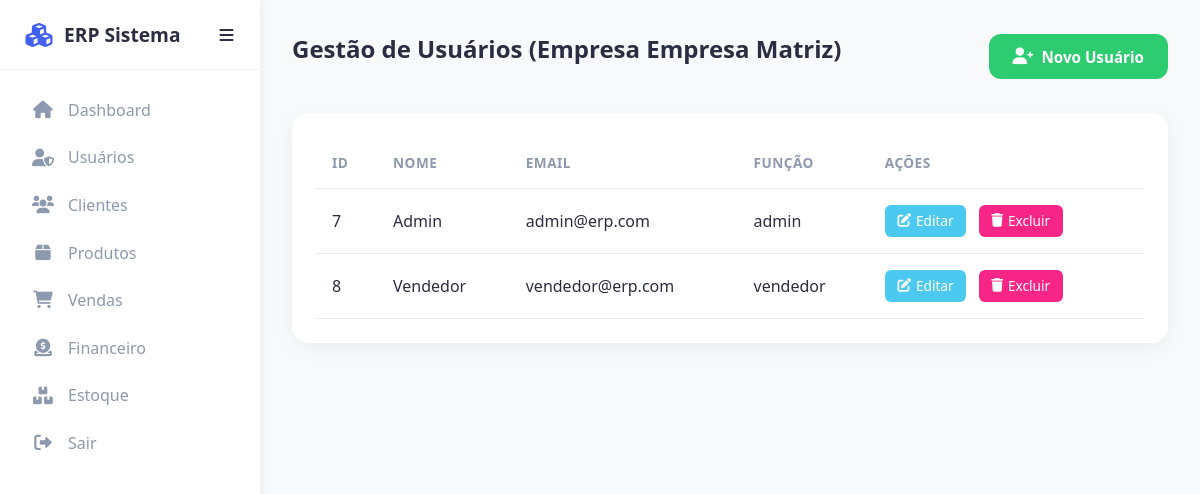
The app's page /modules/users/users.php (signed in) with its own data.
### tables this page shows
CREATE TABLE `companies` (
  `id` int(11) NOT NULL,
  `address_id` int(11) DEFAULT NULL,
  `name` varchar(255) DEFAULT NULL,
  `cnpj` varchar(20) DEFAULT NULL,
  `created_at` timestamp NOT NULL DEFAULT current_timestamp(),
  `updated_at` timestamp NOT NULL DEFAULT current_timestamp() ON UPDATE current_timestamp()
);

CREATE TABLE `users` (
  `id` int(11) NOT NULL,
  `company_id` int(11) DEFAULT NULL,
  `address_id` int(11) DEFAULT NULL,
  `name` varchar(255) DEFAULT NULL,
  `email` varchar(255) DEFAULT NULL,
  `password` varchar(255) DEFAULT NULL,
  `role` varchar(50) DEFAULT NULL,
  `document` varchar(50) DEFAULT NULL,
  `phone` varchar(20) DEFAULT NULL,
  `created_at` timestamp NOT NULL DEFAULT current_timestamp(),
  `updated_at` timestamp NOT NULL DEFAULT current_timestamp() ON UPDATE current_timestamp()
);

### includes/auth.php (called while the page is built, shortened)
<?php
function hasRole($role)
{
    return isset($_SESSION['role']) && $_SESSION['role'] === $role;
}
function getCompanyId()
{
    return $_SESSION['company_id'] ?? null;
}
function getCompanyName()
{
    global $pdo;
    $stmt = $pdo->prepare("SELECT name FROM companies WHERE id = ?");
    $stmt->execute([getCompanyId()]);
    return $stmt->fetchColumn() ?: "Empresa Desconhecida";
}
?>

### modules/users/users.php (the view, shortened to what this page needs)
<?php
require "../../config/database.php";
require '../../includes/auth.php';
?>
<!DOCTYPE html>
<html lang="pt-BR">
<head>
  <link rel="stylesheet" href="../../css/style.css">
  <link rel="stylesheet" href="https://cdnjs.cloudflare.com/ajax/libs/font-awesome/6.0.0/css/all.min.css">
</head>
<body>
  <?php $basePath = '../../';
  include '../../includes/header.php'; ?>
  <main>
    <div style="display: flex; justify-content: space-between; align-items: center; margin-bottom: 2rem;">
      <h2>Gestão de Usuários (Empresa <?= getCompanyName() ?>)</h2>
      <?php if (hasRole('admin')): ?>
        <a href="add_user.php" class="btn btn-success"><i class="fas fa-user-plus"></i> Novo Usuário</a>
      <?php endif; ?>
    </div>
    <div class="table-container">
      <table id="tableModule">
        <thead>
          <tr>
            <th>ID</th>
            <th>Nome</th>
            <th>Email</th>
            <th>Função</th>
            <th>Ações</th>
          </tr>
        </thead>
        <tbody>
          <?php
          $stmt = $pdo->prepare("SELECT id, name, email, role FROM users WHERE company_id = ?");
          $stmt->execute([getCompanyId()]);
          while ($user = $stmt->fetch(PDO::FETCH_ASSOC)) {
            echo "<tr>";
            echo "<td>{$user['id']}</td>";
            echo "<td>" . htmlspecialchars($user['name']) . "</td>";
            echo "<td>" . htmlspecialchars($user['email']) . "</td>";
            echo "<td>" . htmlspecialchars($user['role']) . "</td>";
            echo "<td>
                        <a href='edit_user.php?id={$user['id']}' class='action-btn btn-edit'><i class='fas fa-edit'></i> Editar</a>
                        <a href='delete_user.php?id={$user['id']}' class='action-btn btn-delete' onclick='return confirm(\"Tem certeza?\")'><i class='fas fa-trash'></i> Excluir</a>
                      </td>";
            echo "</tr>";
          }
          ?>
        </tbody>
      </table>
    </div>
  </main>
</body>

### css/style.css (style rules this page uses)
:root { --primary-color: #4361ee; --secondary-color: #3f37c9; --success-color: #4cc9f0; --danger-color: #f72585; --text-color: #2b2d42; --text-muted: #8d99ae; --bg-light: #f8f9fa; --card-bg: #ffffff; --border-radius: 12px; --transition: all 0.3s ease; }
* { margin: 0; padding: 0; box-sizing: border-box; font-family: 'Segoe UI', Tahoma, Geneva, Verdana, sans-serif; }
body { background-color: var(--bg-light); color: var(--text-color); min-height: 100vh; display: flex; overflow-x: hidden; }
h1, h2, h3, h4, h5, h6 { color: var(--text-color); margin-bottom: 1rem; }
.btn { display: inline-flex; align-items: center; justify-content: center; padding: 0.8rem 1.5rem; border-radius: var(--border-radius); border: none; cursor: pointer; font-weight: 600; transition: var(--transition); text-decoration: none; font-size: 0.95rem; gap: 0.5rem; }
.btn i { font-size: 1.1em; }
.btn-success { background-color: #2ecc71; color: white; }
main { padding: 2rem; flex: 1; max-width: 260px; max-width: none; }
main { margin-left: 260px; width: calc(100% - 260px); transition: margin-left 0.3s ease; padding: 2rem; }
.table-container { background: white; padding: 1.5rem; border-radius: 16px; box-shadow: 0 5px 20px rgba(0, 0, 0, 0.05); overflow-x: auto; }
table { width: 100%; border-collapse: collapse; white-space: nowrap; }
th, td { padding: 1rem; text-align: left; border-bottom: 1px solid #e9ecef; }
th { font-weight: 600; color: var(--text-muted); font-size: 0.85rem; text-transform: uppercase; letter-spacing: 0.5px; }
.action-btn { display: inline-flex; align-items: center; justify-content: center; padding: 0.4rem 0.8rem; border-radius: 6px; color: white; text-decoration: none; font-size: 0.85rem; margin-right: 0.5rem; transition: var(--transition); gap: 0.3rem; }
.btn-edit { background-color: var(--success-color); }
.btn-delete { background-color: var(--danger-color); }

### records on screen
companies: name "Empresa Matriz"
users: id "7", name "Admin", email "admin@erp.com", role "admin"
users: id "8", name "Vendedor", email "vendedor@erp.com", role "vendedor"
